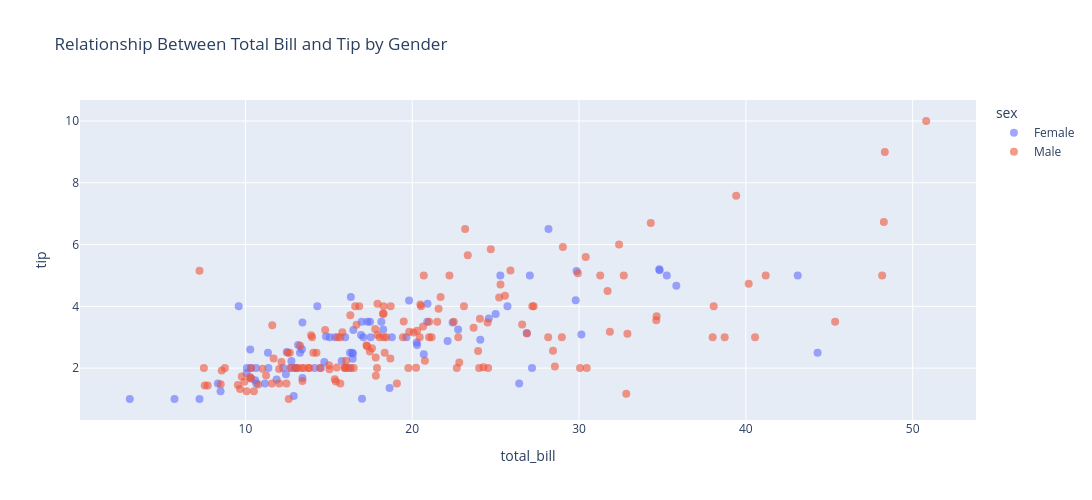

Notebook source saved alongside this figure:
### Markdown cell above
---

**5. Інтерактивна діаграма розсіювання**

Створіть з допомогою бібліотек Plotly інтерактивний scatter plot для `total_bill` vs `tip` з кольором за статтю (`sex`).

### Code cell
fig = px.scatter(
    df,
    x='total_bill',
    y='tip',
    color='sex',
    title='Relationship Between Total Bill and Tip by Gender',
    width=1100,
    height=500,
    opacity=0.6)

fig.update_traces(marker=dict(size=8))

fig.show()

### Figure 1 — Plotly figure (JSON) as saved in the notebook; plotly's stock layout.template omitted (floating-point values rounded to 4 significant figures; data arrays with more than 128 entries replaced by an {"elided": "..."} marker saying what was removed)
{"data": [{"hovertemplate": "sex=Female<br>total_bill=%{x}<br>tip=%{y}<extra></extra>", "legendgroup": "Female", "marker": {"color": "#636efa", "opacity": 0.6, "size": 8, "symbol": "circle"}, "mode": "markers", "name": "Female", "orientation": "v", "showlegend": true, "type": "scatter", "x": [16.99, 24.59, 35.26, 14.83, 10.33, 16.97, 20.29, 15.77, 19.65, 15.06, 20.69, 16.93, 10.29, 34.81, 26.41, 16.45, 3.07, 17.07, 26.86, 25.28, 14.73, 10.07, 34.83, 5.75, 16.32, 22.75, 11.35, 15.38, 44.3, 22.42, 20.92, 14.31, 7.25, 25.71, 17.31, 10.65, 12.43, 24.08, 13.42, 12.48, 29.8, 14.52, 11.38, 20.27, 11.17, 12.26, 18.26, 8.51, 10.33, 14.15, 13.16, 17.47, 27.05, 16.43, 8.35, 18.64, 11.87, 29.85, 25.0, 13.39, 16.21, 17.51, 10.59, 10.63, 9.6, 20.9, 18.15, 19.81, 43.11, 13.0, 12.74, 13.0, 16.4, 16.47, 12.76, 13.27, 28.17, 12.9, 30.14, 13.42, 15.98, 16.27, 10.09, 22.12, 35.83, 27.18, 18.78], "xaxis": "x", "y": [1.01, 3.61, 5.0, 3.02, 1.67, 3.5, 2.75, 2.23, 3.0, 3.0, 2.45, 3.07, 2.6, 5.2, 1.5, 2.47, 1.0, 3.0, 3.14, 5.0, 2.2, 1.83, 5.17, 1.0, 4.3, 3.25, 2.5, 3.0, 2.5, 3.48, 4.08, 4.0, 1.0, 4.0, 3.5, 1.5, 1.8, 2.92, 1.68, 2.52, 4.2, 2.0, 2.0, 2.83, 1.5, 2.0, 3.25, 1.25, 2.0, 2.0, 2.75, 3.5, 5.0, 2.3, 1.5, 1.36, 1.63, 5.14, 3.75, 2.61, 2.0, 3.0, 1.61, 2.0, 4.0, 3.5, 3.5, 4.19, 5.0, 2.0, 2.01, 2.0, 2.5, 3.23, 2.23, 2.5, 6.5, 1.1, 3.09, 3.48, 3.0, 2.5, 2.0, 2.88, 4.67, 2.0, 3.0], "yaxis": "y"}, {"hovertemplate": "sex=Male<br>total_bill=%{x}<br>tip=%{y}<extra></extra>", "legendgroup": "Male", "marker": {"color": "#EF553B", "opacity": 0.6, "size": 8, "symbol": "circle"}, "mode": "markers", "name": "Male", "orientation": "v", "showlegend": true, "type": "scatter", "x": {"elided": "157 float values"}, "xaxis": "x", "y": {"elided": "157 float values"}, "yaxis": "y"}], "layout": {"height": 500, "legend": {"title": {"text": "sex"}, "tracegroupgap": 0}, "title": {"text": "Relationship Between Total Bill and Tip by Gender"}, "width": 1100, "xaxis": {"anchor": "y", "domain": [0, 1], "title": {"text": "total_bill"}}, "yaxis": {"anchor": "x", "domain": [0, 1], "title": {"text": "tip"}}}}
